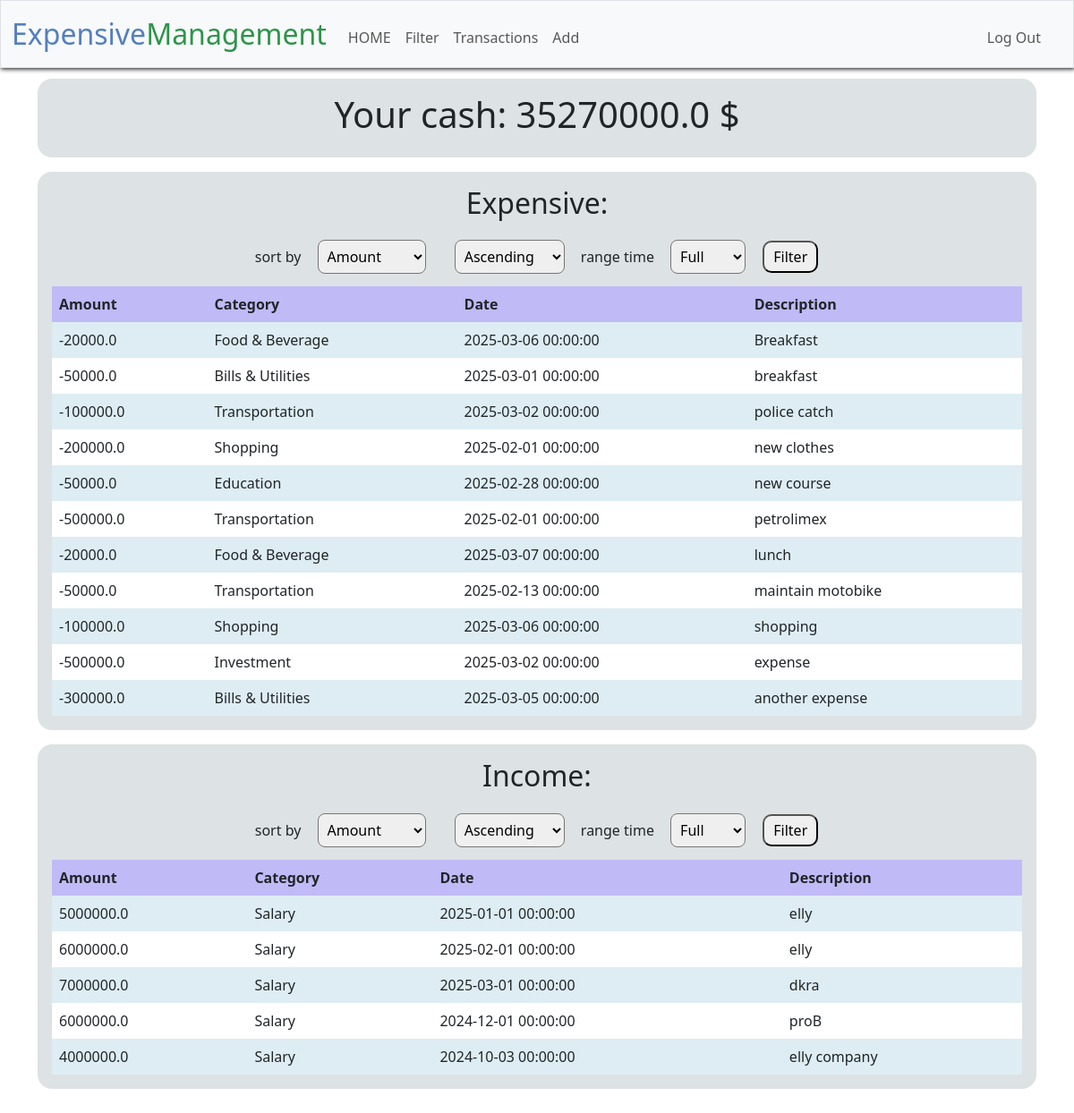
The page /filter (signed in) on the database its author committed.
### tables this page shows
CREATE TABLE users (
    id INTEGER PRIMARY KEY AUTOINCREMENT NOT NULL,
    username TEXT NOT NULL,
    hash TEXT NOT NULL,
    cash FLOAT NOT NULL
);

CREATE TABLE transactions (
        id INTEGER PRIMARY KEY AUTOINCREMENT NOT NULL,
        user_id INTEGER NOT NULL,
        catalogies TEXT NOT NULL,
        amount FLOAT NOT NULL,
        date TIMESTAMP DEFAULT CURRENT_TIMESTAMP, description TEXT,
        FOREIGN KEY (user_id) REFERENCES users(id)
    );

### app.py (the view)
@app.route("/filter", methods=["POST", "GET"])
@login_required
def filter():
    cash = db.execute("SELECT cash FROM users WHERE id = ?", session["user_id"])[0]["cash"]
    df = db.execute("SELECT * FROM transactions WHERE user_id = ?", session["user_id"])
    if not df:
        return apology("you need add a transaction")
    df = pd.DataFrame(df)
    df["date"] = pd.to_datetime(df["date"])
    session.setdefault('sort_expense', None)
    session.setdefault('sort_income', None)
    session.setdefault('desc_expense', None)
    session.setdefault('desc_income', None)
    session.setdefault('range_top_expense', None)
    session.setdefault('range_top_income', None)
    if request.method == "POST":
        if "filter_income" in request.form:
            session['sort_income'] = request.form.get("sort")
            session['desc_income'] = bool(request.form.get("desc")=="1")
            session['range_top_income'] = request.form.get("range_top")
        if "filter" in request.form:
            session['sort_expense'] = request.form.get("sort")
            session['desc_expense'] = bool(request.form.get("desc")=="1")
            session['range_top_expense'] = request.form.get("range_top")
        df_filter_expense=filter_df_by_range(df, session["range_top_expense"])
        df_expense = df_filter_expense[df["amount"] < 0]
        try:
            df_expense = df_expense.sort_values(by=session["sort_expense"], ascending=session["desc_expense"])
        except:
            df_expense = df_expense
        df_expense_dict = df_expense.to_dict('records')
        df_filter_income=filter_df_by_range(df, session["range_top_income"])
        df_income = df_filter_income[df["amount"] > 0]
        try:
            df_income = df_income.sort_values(by=session["sort_income"], ascending=session["desc_income"])
        except:
            df_income = df_income
        df_income_dict = df_income.to_dict('records')
        return render_template("filter.html", cash=cash, df_income_dict=df_income_dict, df_expense_dict=df_expense_dict)
    else:
        df_expense = df[df["amount"] < 0]
        df_expense_dict = df_expense.to_dict('records')
        df_income = df[df["amount"] > 0]
        df_income_dict = df_income.to_dict('records')
        return render_template("filter.html",cash=cash, df_income_dict=df_income_dict, df_expense_dict=df_expense_dict)

### app.py (called while the page is built)
@app.after_request
def after_request(response):
    response.headers["Cache-Control"] = "no-cache, no-store, must-revalidate"
    response.headers["Expires"] = 0
    response.headers["Pragma"] = "no-cache"
    return response

### helpers.py (called while the page is built)
def login_required(f):
    @wraps(f)
    def decorated_function(*args, **kwargs):
        if session.get("user_id") is None:
            return redirect("/login")
        return f(*args, **kwargs)
    return decorated_function

### templates/filter.html (shortened to what this page needs)
{% extends "layout.html" %}
{% block main %}
<div class="containerdiv">
    <h1>Your cash: {{ cash }} $</h1>
</div>
<div class="containerdiv">
    <h2><span>Expensive: </span></h2>
    <form action="/filter" method="post">
        <span class="display_phone">sort by</span>
        <select name="sort" id="sort">
            <option value="amount">Amount</option>
        </select>
        <select name="desc" id="desc">
            <option value="1">Ascending</option>
        </select>
        <span class="display_phone">range time</span>
        <select name="range_top" id="range_top" type="button">
            <option value="full">Full</option>
        </select>
        <button type="submit" name="filter">Filter</button>
    </form>
    <table>
        <thead>
            <tr>
                <th>Amount</th>
                <th>Category</th>
                <th>Date</th>
                <th>Description</th>
            </tr>
        </thead>
        <tbody>
            {% for expense in df_expense_dict %}
            <tr>
                <td>{{ expense.amount }}</td>
                <td>{{ expense.catalogies }}</td>
                <td>{{ expense.date }}</td>
                <td>{{ expense.description }}</td>
            </tr>
            {% endfor %}
        </tbody>
    </table>
</div>
<div class="containerdiv">
    <h2><span>Income: </span></h2>
    <form action="/filter" method="post">
        <span class="display_phone">sort by</span>
        <select name="sort" id="sort">
            <option value="amount">Amount</option>
        </select>
        <select name="desc" id="desc">
            <option value="1">Ascending</option>
        </select>
        <span class="display_phone">range time</span>
        <select name="range_top" id="range_top" type="button">
            <option value="full">Full</option>
        </select>
        <button type="submit" name="filter_income">Filter</button>
    </form>
    <table>
        <thead>
            <tr>
                <th>Amount</th>
                <th>Category</th>
                <th>Date</th>
                <th>Description</th>
            </tr>
        </thead>
        <tbody>
            {% for income in df_income_dict %}
            <tr>
                <td>{{ income.amount }}</td>
                <td>{{ income.catalogies }}</td>
                <td>{{ income.date }}</td>
                <td>{{ income.description }}</td>
            </tr>
            {% endfor %}
        </tbody>
    </table>
</div>
{% endblock %}

### templates/layout.html (shortened to what this page needs)
<!DOCTYPE html>
<html lang="en">
    <head>
        <link href="https://cdn.jsdelivr.net/npm/bootstrap@5.3.3/dist/css/bootstrap.min.css" rel="stylesheet">
        <link rel="stylesheet" href="https://cdnjs.cloudflare.com/ajax/libs/font-awesome/6.5.1/css/all.min.css">
        <link href="/static/styles.css" rel="stylesheet">
    </head>
    <body>
        <nav id="containerHeader" class="bg-light border navbar navbar-expand-md navbar-light">
            <div class="container-fluid">
                <a class="navbar-brand" href="/"><span class="blue">Expensive</span><span class="green">Management</span> </a>
                <div class="collapse navbar-collapse" id="navbar">
                    {% if session["user_id"] %}
                        <ul class="navbar-nav me-auto mt-2">
                            <li class="nav-item"><a class="nav-link" href="/">HOME</a></li>
                            <li class="nav-item"><a class="nav-link" href="/filter">Filter</a></li>
                            <li class="nav-item"><a class="nav-link" href="/transactions">Transactions</a></li>
                            <li class="nav-item"><a class="nav-link" href="/adds">Add</a></li>
                        </ul>
                        <ul class="navbar-nav ms-auto mt-2">
                            <li class="nav-item" id="logOut"><a class="nav-link" href="/logout">Log Out</a></li>
                        </ul>
                    {% else %}
                        <ul class="navbar-nav ms-auto mt-2">
                            <li class="nav-item"><a class="nav-link" href="/register">Register</a></li>
                            <li class="nav-item"><a class="nav-link" href="/login">Log In</a></li>
                        </ul>
                    {% endif %}
                </div>
            </div>
        </nav>
        <main class="container py-5 text-center">
            <br>
            {% block main %}{% endblock %}
        </main>
    </body>
</html>

### static/styles.css (style rules this page uses)
nav .navbar-brand { font-size: xx-large; }
nav .navbar-brand .blue { color: #537fbe; }
nav .navbar-brand .green { color: #2e944b; }
table { width: 100%; border-collapse: collapse; }
thead tr { background-color: rgb(173, 207, 229); }
tbody tr:nth-child(odd) { background-color: #deedf3; }
tbody tr:nth-child(even) { background-color: white; }
th, td { padding: 8px; text-align: left; }
th { background-color: #c0baf7; }
form select { margin: 14px; padding: 6px; border-radius: 8px; }
#containerHeader { position: fixed; top: 0; width: 100vw; box-shadow: 1px 1px 5px rgb(7, 7, 8); z-index: 100; }
#logOut { margin: 0 1rem; }
main { margin: 0 2rem; }
.containerdiv { background: #dde2e4; margin: 1rem auto; border-radius: 1rem; padding: 1rem; }
button { border-radius: 10px; padding: 4px 10px; margin: 1px; }

### rows shown on the page
users: cash "35270000.0"
transactions: amount "-20000.0", catalogies "Food & Beverage", date "2025-03-06 00:00:00", description "Breakfast"
transactions: amount "-50000.0", catalogies "Bills & Utilities", date "2025-03-01 00:00:00", description "breakfast"
transactions: amount "-100000.0", catalogies "Transportation", date "2025-03-02 00:00:00", description "police catch"
transactions: amount "-200000.0", catalogies "Shopping", date "2025-02-01 00:00:00", description "new clothes"
transactions: amount "-50000.0", catalogies "Education", date "2025-02-28 00:00:00", description "new course"
transactions: amount "-500000.0", catalogies "Transportation", date "2025-02-01 00:00:00", description "petrolimex"
transactions: amount "-20000.0", catalogies "Food & Beverage", date "2025-03-07 00:00:00", description "lunch"
transactions: amount "-50000.0", catalogies "Transportation", date "2025-02-13 00:00:00", description "maintain motobike"
transactions: amount "-100000.0", catalogies "Shopping", date "2025-03-06 00:00:00", description "shopping"
transactions: amount "-500000.0", catalogies "Investment", date "2025-03-02 00:00:00", description "expense"
transactions: amount "-300000.0", catalogies "Bills & Utilities", date "2025-03-05 00:00:00", description "another expense"
transactions: amount "5000000.0", catalogies "Salary", date "2025-01-01 00:00:00", description "elly"
transactions: amount "6000000.0", catalogies "Salary", date "2025-02-01 00:00:00", description "elly"
transactions: amount "7000000.0", catalogies "Salary", date "2025-03-01 00:00:00", description "dkra"
transactions: amount "6000000.0", catalogies "Salary", date "2024-12-01 00:00:00", description "proB"
transactions: amount "4000000.0", catalogies "Salary", date "2024-10-03 00:00:00", description "elly company"
